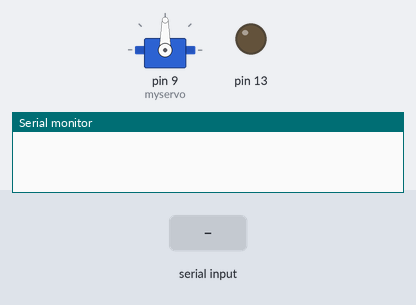
The sketch below on a simulated Arduino Uno, built with avr-gcc and run on an emulated ATmega328P. Parts: servo, output pins drawn as LEDs (lit = HIGH), the last lines printed to the serial monitor. Inputs (shaded band) come from the test bench.

Above: at 1.2 s.
1.3 s: "90,45\n" received over Serial
At 2.5 s:
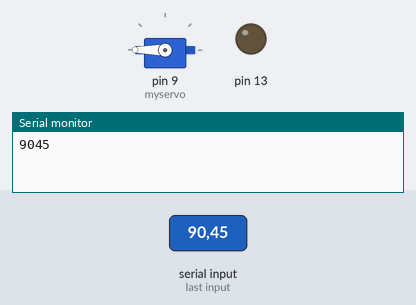
2.8 s: "5\n" received over Serial
At 3.7 s:
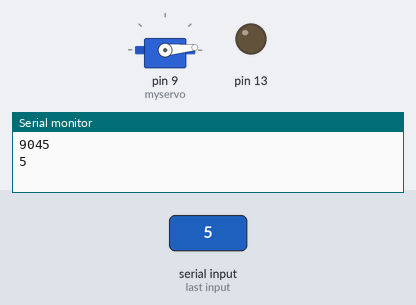
4.3 s: "30,150\n" received over Serial
At 5.1 s:
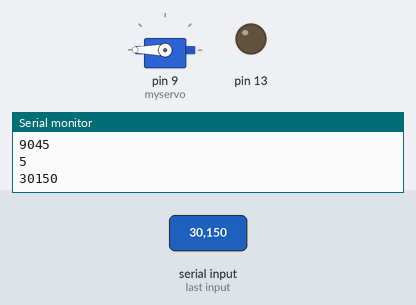
5.8 s: "90\n" received over Serial
At 6.1 s:
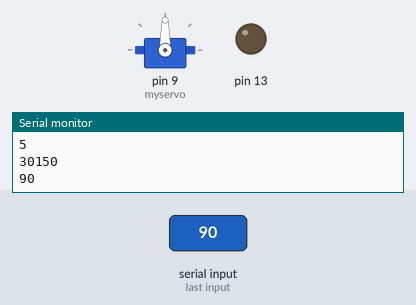
Timing chart, 0 to 8.3 s (numbered marks = the images above; inputs shaded):
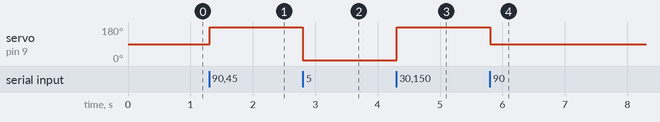

Measured:
- after the input at 1.3 s, servo on pin 9 (myservo): 90° → 180° at once
- after the input at 2.8 s, servo on pin 9 (myservo): 180° → 5° at once
- after the input at 4.3 s, servo on pin 9 (myservo): 5° → 180° at once
- after the input at 5.8 s, servo on pin 9 (myservo): 180° → 90° at once

The sketch:

Sweep.ino
```cpp
#include <SoftwareSerial.h>
//#include <Console.h>
#include <Servo.h>

Servo myservo;  // create servo object to control a servo
// a maximum of eight servo objects can be created

int pos = 0;    // variable to store the servo position
int x = 0;
String input = "";
int data;


void setup()
{
  myservo.attach(9);  // attaches the servo on pin 9 to the servo object
  pinMode(13, OUTPUT);
  Serial.begin(9600);
}


void loop()
{
  if (Serial.available() > 0) {
    while (Serial.available() > 0) {
      data = Serial.read();   // read byte from port
      if (data != '\n') {     // keep reaading until \n is reached
        if (isDigit(data)) {  // ignore non-numeric data
          input += (char)data;// rebuild data byte-by-byte
        }
      } else {
        pos = input.toInt();  // get int value of string int
        input = "";           // reset buffer
        Serial.println(pos);
        myservo.write(pos);   // tell servo to go to position in variable 'pos'
        delay(15);           // don't write too fast
      }
    }
  }

}
```
